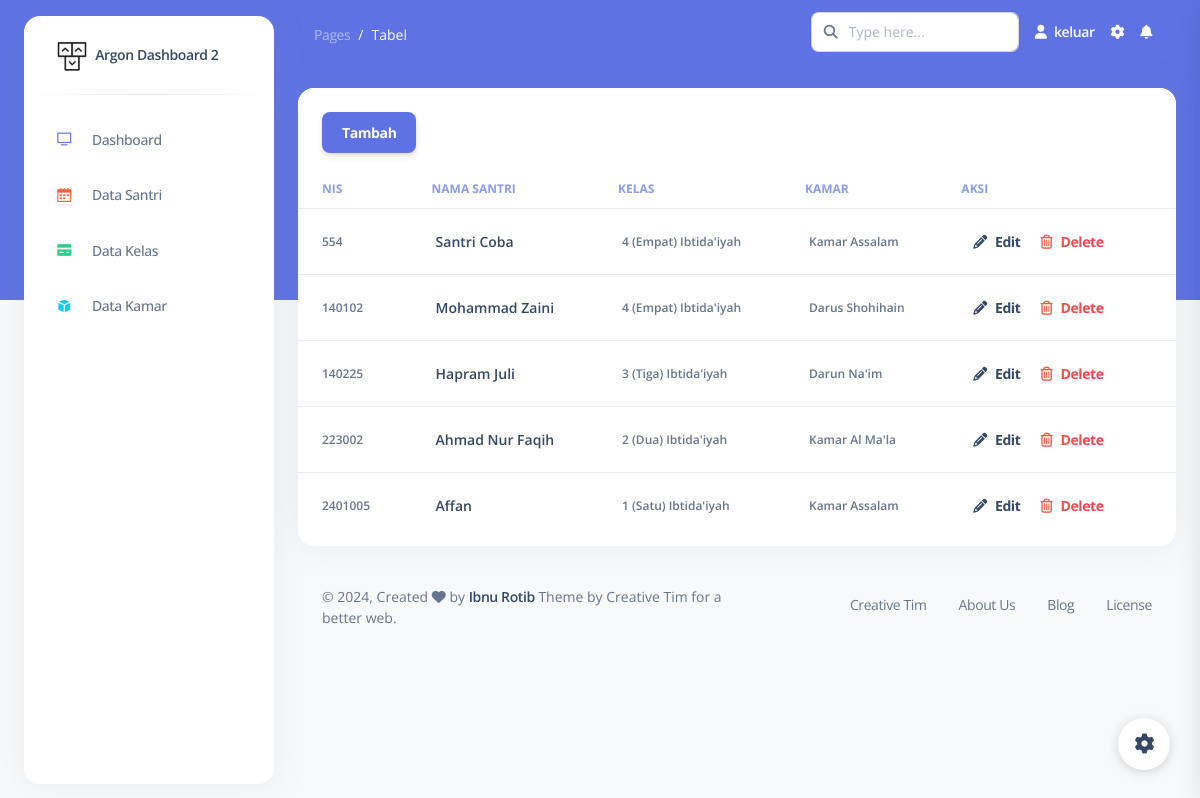
Page /santri.php (signed in) on the committed database.
### tables this page shows
CREATE TABLE `santri` (
  `nis` int(25) NOT NULL,
  `nama_santri` varchar(250) NOT NULL,
  `id_kelas` int(25) NOT NULL,
  `id_kamar` int(25) NOT NULL,
  `alamat` text NOT NULL
);

CREATE TABLE `kelas` (
  `id_kelas` int(11) NOT NULL,
  `nama_kelas` varchar(100) NOT NULL,
  `ruang` varchar(100) NOT NULL
);

CREATE TABLE `kamar` (
  `id_kamar` int(11) NOT NULL,
  `nama_kamar` varchar(100) NOT NULL,
  `kapasitas` int(11) NOT NULL
);

### santri.php (the view, shortened to what this page needs)
<!DOCTYPE html>
<html lang="en">
<head>
  <link href="./assets/css/nucleo-icons.css" rel="stylesheet" />
  <link href="./assets/css/nucleo-svg.css" rel="stylesheet" />
  <link href="./assets/css/nucleo-svg.css" rel="stylesheet" />
  <link id="pagestyle" href="./assets/css/argon-dashboard.css?v=2.0.4" rel="stylesheet" />
</head>
<body class="g-sidenav-show   bg-gray-100">
  <?php require 'sidebar.php' ?>
  <main class="main-content position-relative border-radius-lg ">
    <?php require 'navbar.php' ?>
    <div class="container-fluid py-4">
      <?php
        require 'koneksi.php';
      ?>
      <div class="row">
        <div class="col-12">
          <div class="card mb-4">
            <div class="card-header pb-0">
              <a href="tambah-santri.php" class="btn btn-primary float-start">Tambah</a>
            </div>
            <div class="card-body px-0 pt-0 pb-2">
              <div class="table-responsive p-0">
                <table class="table align-items-center mb-0">
                  <thead>
                    <tr>
                      <th class="text-uppercase text-primary text-xs font-weight-bolder opacity-7 ps-4">NIS</th>
                      <th class="text-uppercase text-primary text-xs font-weight-bolder opacity-7 ps-2">Nama Santri</th>
                      <th class="text-uppercase text-primary text-xs font-weight-bolder opacity-7 ps-2">Kelas</th>
                      <th class="text-uppercase text-primary text-xs font-weight-bolder opacity-7 ps-2">Kamar</th>
                      <th class="text-uppercase text-primary text-xs font-weight-bolder opacity-7 ps-2">Aksi</th>
                    </tr>
                  </thead>
                  <tbody>
                    <?php
                      $query = mysqli_query($conn, "SELECT * FROM santri INNER JOIN kelas ON santri.id_kelas = kelas.id_kelas INNER JOIN kamar ON santri.id_kamar = kamar.id_kamar");
                      while($santri = mysqli_fetch_assoc($query))
                      {
                    ?>
                      <tr>
                        <td>
                          <div class="d-flex px-3 py-1">
                            <div class="d-flex flex-column justify-content-center">
                              <p class="text-xs font-weight-bold mb-0"><?= $santri['nis']; ?></p>
                            </div>
                          </div>
                        </td>
                        <td>
                          <div class="d-flex px-1 py-1">
                            <div class="d-flex flex-column justify-content-center">
                              <h6 class="mb-0 text-sm"><?= $santri['nama_santri']; ?></h6>
                            </div>
                          </div>
                        </td>
                        <td>
                          <div class="d-flex px-1 py-1">
                            <div class="d-flex flex-column justify-content-center">
                              <p class="text-xs font-weight-bold mb-0"><?= $santri['nama_kelas']; ?></p>
                            </div>
                          </div>
                        </td>
                        <td>
                          <div class="d-flex px-1 py-1">
                            <div class="d-flex flex-column justify-content-center">
                              <p class="text-xs font-weight-bold mb-0"><?= $santri['nama_kamar']; ?></p>
                            </div>
                          </div>
                        </td>
                        <td>
                          <div class="d-flex px-1 py-1">
                            <div class="flex-column float-start">
                              <a class="btn btn-link text-dark px-2 mb-0" href="edit-santri.php?nis=<?= $santri["nis"]; ?>"><i class="fas fa-pencil-alt text-dark me-2" aria-hidden="true"></i>Edit</a>
                              <a class="btn btn-link text-danger text-gradient px-2 mb-0" href="hapus-santri.php?nis=<?= $santri["nis"]; ?>" onclick="return confirm('Yakin?');"><i class="far fa-trash-alt me-2"></i>Delete</a>
                            </div>
                          </div>
                        </td>
                      </tr>
                      <?php
                        }
                      ?>
                  </tbody>
                </table>
              </div>
            </div>
          </div>
        </div>
      </div>
      <?php require 'footer.php' ?>
    </div>
  </main>
  <?php require 'plugins.php' ?>
</body>
</html>

### sidebar.php (shortened to what this page needs)
<aside class="sidenav bg-white navbar navbar-vertical navbar-expand-xs border-0 border-radius-xl my-3 fixed-start ms-4 " id="sidenav-main">
    <div class="sidenav-header">
      <a class="navbar-brand m-0" href=" https://demos.creative-tim.com/argon-dashboard/pages/dashboard.html " target="_blank">
        <img src="./assets/img/logo-ct-dark.png" class="navbar-brand-img h-100" alt="main_logo">
        <span class="ms-1 font-weight-bold">Argon Dashboard 2</span>
      </a>
    </div>
    <hr class="horizontal dark mt-0">
    <div class="collapse navbar-collapse  w-auto " id="sidenav-collapse-main">
      <ul class="navbar-nav">
        <li class="nav-item">
          <a class="nav-link" href="index.php">
            <div class="icon icon-shape icon-sm border-radius-md text-center me-2 d-flex align-items-center justify-content-center">
              <i class="ni ni-tv-2 text-primary text-sm opacity-10"></i>
            </div>
            <span class="nav-link-text ms-1">Dashboard</span>
          </a>
        </li>
        <li class="nav-item">
          <a class="nav-link " href="santri.php">
            <div class="icon icon-shape icon-sm border-radius-md text-center me-2 d-flex align-items-center justify-content-center">
              <i class="ni ni-calendar-grid-58 text-warning text-sm opacity-10"></i>
            </div>
            <span class="nav-link-text ms-1">Data Santri</span>
          </a>
        </li>
        <li class="nav-item">
          <a class="nav-link " href="kelas.php">
            <div class="icon icon-shape icon-sm border-radius-md text-center me-2 d-flex align-items-center justify-content-center">
              <i class="ni ni-credit-card text-success text-sm opacity-10"></i>
            </div>
            <span class="nav-link-text ms-1">Data Kelas</span>
          </a>
        </li>
        <li class="nav-item">
          <a class="nav-link " href="kamar.php">
            <div class="icon icon-shape icon-sm border-radius-md text-center me-2 d-flex align-items-center justify-content-center">
              <i class="ni ni-app text-info text-sm opacity-10"></i>
            </div>
            <span class="nav-link-text ms-1">Data Kamar</span>
          </a>
        </li>
      </ul>
    </div>
  </aside>

### navbar.php (shortened to what this page needs)
<nav class="navbar navbar-main navbar-expand-lg px-0 mx-4 shadow-none border-radius-xl " id="navbarBlur" data-scroll="false">
      <div class="container-fluid py-1 px-3">
        <nav aria-label="breadcrumb">
          <ol class="breadcrumb bg-transparent mb-0 pb-0 pt-1 px-0 me-sm-6 me-5">
            <li class="breadcrumb-item text-sm"><a class="opacity-5 text-white" href="javascript:;">Pages</a></li>
            <li class="breadcrumb-item text-sm text-white active" aria-current="page">Tabel</li>
          </ol>
        </nav>
        <div class="collapse navbar-collapse mt-sm-0 mt-2 me-md-0 me-sm-4" id="navbar">
          <div class="ms-md-auto pe-md-3 d-flex align-items-center">
            <div class="input-group">
              <span class="input-group-text text-body"><i class="fas fa-search" aria-hidden="true"></i></span>
              <input type="text" class="form-control" placeholder="Type here...">
            </div>
          </div>
          <ul class="navbar-nav  justify-content-end">
            <li class="nav-item d-flex align-items-center">
              <a href="logout.php" class="nav-link text-white font-weight-bold px-0">
                <i class="fa fa-user me-sm-1"></i>
                <span class="d-sm-inline d-none">keluar</span>
              </a>
            </li>
            <li class="nav-item px-3 d-flex align-items-center">
              <a href="javascript:;" class="nav-link text-white p-0">
                <i class="fa fa-cog fixed-plugin-button-nav cursor-pointer"></i>
              </a>
            </li>
            <li class="nav-item dropdown pe-2 d-flex align-items-center">
              <a href="javascript:;" class="nav-link text-white p-0" id="dropdownMenuButton" data-bs-toggle="dropdown" aria-expanded="false">
                <i class="fa fa-bell cursor-pointer"></i>
              </a>
            </li>
          </ul>
        </div>
      </div>
    </nav>

### footer.php (shortened to what this page needs)
<footer class="footer pt-3  ">
        <div class="container-fluid">
          <div class="row align-items-center justify-content-lg-between">
            <div class="col-lg-6 mb-lg-0 mb-4">
              <div class="copyright text-center text-sm text-muted text-lg-start">
                © ,
                Created <i class="fa fa-heart"></i> by
                <a href="https://www.instagram.com/ibn.rotib" class="font-weight-bold" target="_blank">Ibnu Rotib</a>
                Theme by Creative Tim for a better web.
              </div>
            </div>
            <div class="col-lg-6">
              <ul class="nav nav-footer justify-content-center justify-content-lg-end">
                <li class="nav-item">
                  <a href="https://www.creative-tim.com" class="nav-link text-muted" target="_blank">Creative Tim</a>
                </li>
                <li class="nav-item">
                  <a href="https://www.creative-tim.com/presentation" class="nav-link text-muted" target="_blank">About Us</a>
                </li>
                <li class="nav-item">
                  <a href="https://www.creative-tim.com/blog" class="nav-link text-muted" target="_blank">Blog</a>
                </li>
                <li class="nav-item">
                  <a href="https://www.creative-tim.com/license" class="nav-link pe-0 text-muted" target="_blank">License</a>
                </li>
              </ul>
            </div>
          </div>
        </div>
      </footer>

### plugins.php (shortened to what this page needs)
<div class="fixed-plugin">
    <a class="fixed-plugin-button text-dark position-fixed px-3 py-2">
      <i class="fa fa-cog py-2"> </i>
    </a>
  </div>

### assets/css/nucleo-svg.css (style rules this page uses)
.icon { display: inline-block; color: #111111; height: 1em; width: 1em; }
.icon-sm { height: 0.8em; width: 0.8em; }
.icon { fill: currentColor; stroke: none; }

### rows in the picture
santri: nis "554", nama_santri "Santri Coba", id_kelas.nama_kelas "4 (Empat) Ibtida'iyah", id_kamar.nama_kamar "Kamar Assalam"
santri: nis "140102", nama_santri "Mohammad Zaini", id_kelas.nama_kelas "4 (Empat) Ibtida'iyah", id_kamar.nama_kamar "Darus Shohihain"
santri: nis "140225", nama_santri "Hapram Juli", id_kelas.nama_kelas "3 (Tiga) Ibtida'iyah", id_kamar.nama_kamar "Darun Na'im"
santri: nis "223002", nama_santri "Ahmad Nur Faqih", id_kelas.nama_kelas "2 (Dua) Ibtida'iyah", id_kamar.nama_kamar "Kamar Al Ma'la"
santri: nis "2401005", nama_santri "Affan", id_kelas.nama_kelas "1 (Satu) Ibtida'iyah", id_kamar.nama_kamar "Kamar Assalam"
